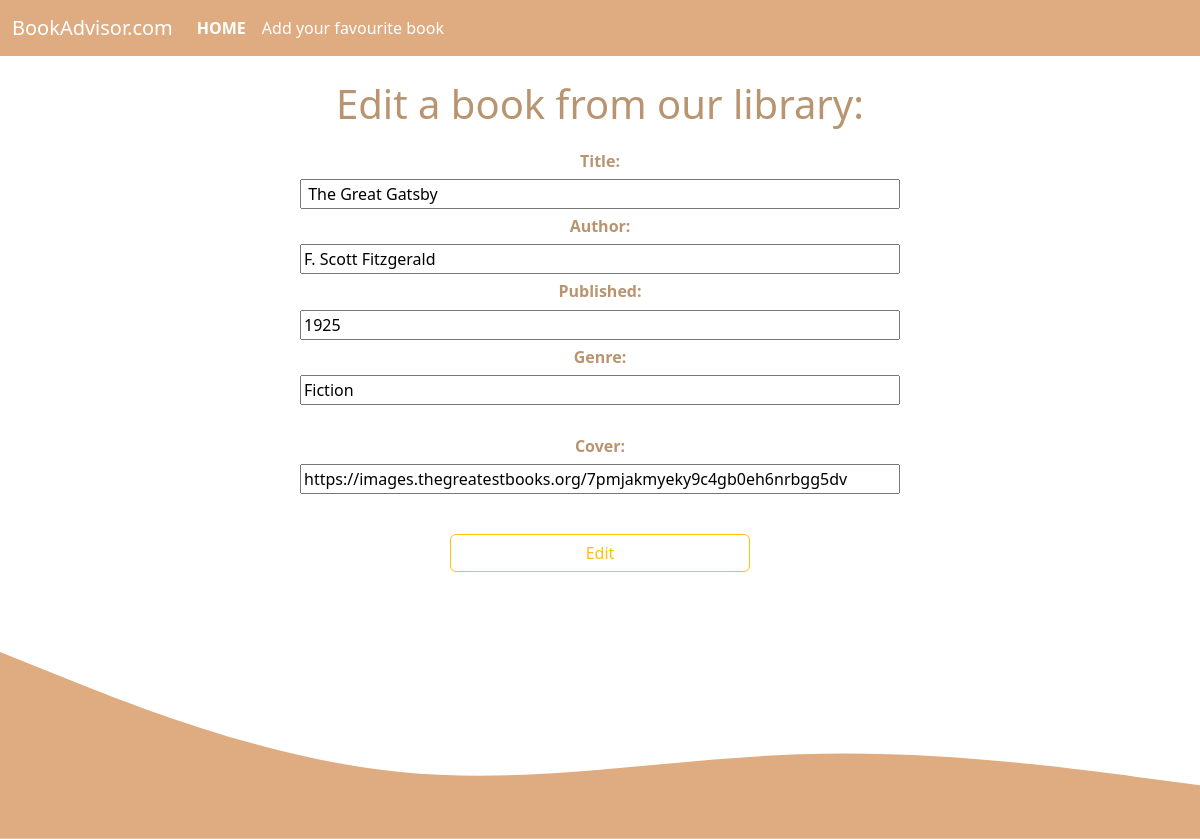
Page /edit.php?id=2 on the committed database.
### tables this page shows
CREATE TABLE `libri` (
  `id` int(11) NOT NULL,
  `titolo` varchar(50) NOT NULL,
  `autore` varchar(30) NOT NULL,
  `anno_pubblicazione` int(11) NOT NULL,
  `genere` varchar(20) NOT NULL,
  `copertina` varchar(400) NOT NULL
);

### edit.php (the view, shortened to what this page needs)
<?php
include __DIR__ . '/includes/db.php';
$id = $_GET['id'];
$stmt = $pdo->prepare("SELECT * FROM libri WHERE id = ?");
$stmt->execute([$id]);
$libri = $stmt->fetch();
include __DIR__ . '/includes/init.php';
?>
<div class="text-center mt-4">
<h1 class="mb-3">Edit a book from our library:</h1>
    <form method="post" >
        <label class="mt-2 fw-bold h6" for="titolo">Title:</label><br>
        <input class="w-50" type="text" id="titolo" name="titolo" value="<?= $libri['titolo'] ?>"><br>
        <label class="mt-2 fw-bold h6" for="autore">Author:</label><br>
        <input class="w-50" type="text" id="autore" name="autore" value="<?= $libri['autore'] ?>"><br>
        <label class="mt-2 fw-bold h6" for="anno_pubblicazione">Published:</label><br>
        <input class="w-50" type="text" id="anno_pubblicazione" name="anno_pubblicazione" value="<?= $libri['anno_pubblicazione'] ?>"><br>
        <label class="mt-2 fw-bold h6" for="genere">Genre:</label><br>
        <input class="w-50" type="text" id="genere" name="genere" value="<?= $libri['genere'] ?>"><br><br>
        <label class="mt-2 fw-bold h6" for="copertina">Cover:</label><br>
        <input class="w-50" type="text" id="copertina" name="copertina" value="<?= $libri['copertina'] ?>"><br><br>
        <button type="submit" class="btn btn-outline-warning w-25 mt-3">Edit</button>
    </form>
</div><?php
include __DIR__ . '/includes/end.php';

### includes/init.php (style rules this page uses)
h1, h2, h3, h4, h5, h6, .h1, .h2, .h3, .h4, .h5, .h6 { color: #B99470; }

### rows in the picture
libri: titolo "The Great Gatsby", autore "F. Scott Fitzgerald", anno_pubblicazione "1925", genere "Fiction", copertina "https://images.thegreatestbooks.org/7pmjakmyeky9c4gb0eh6nrbgg5dv"
